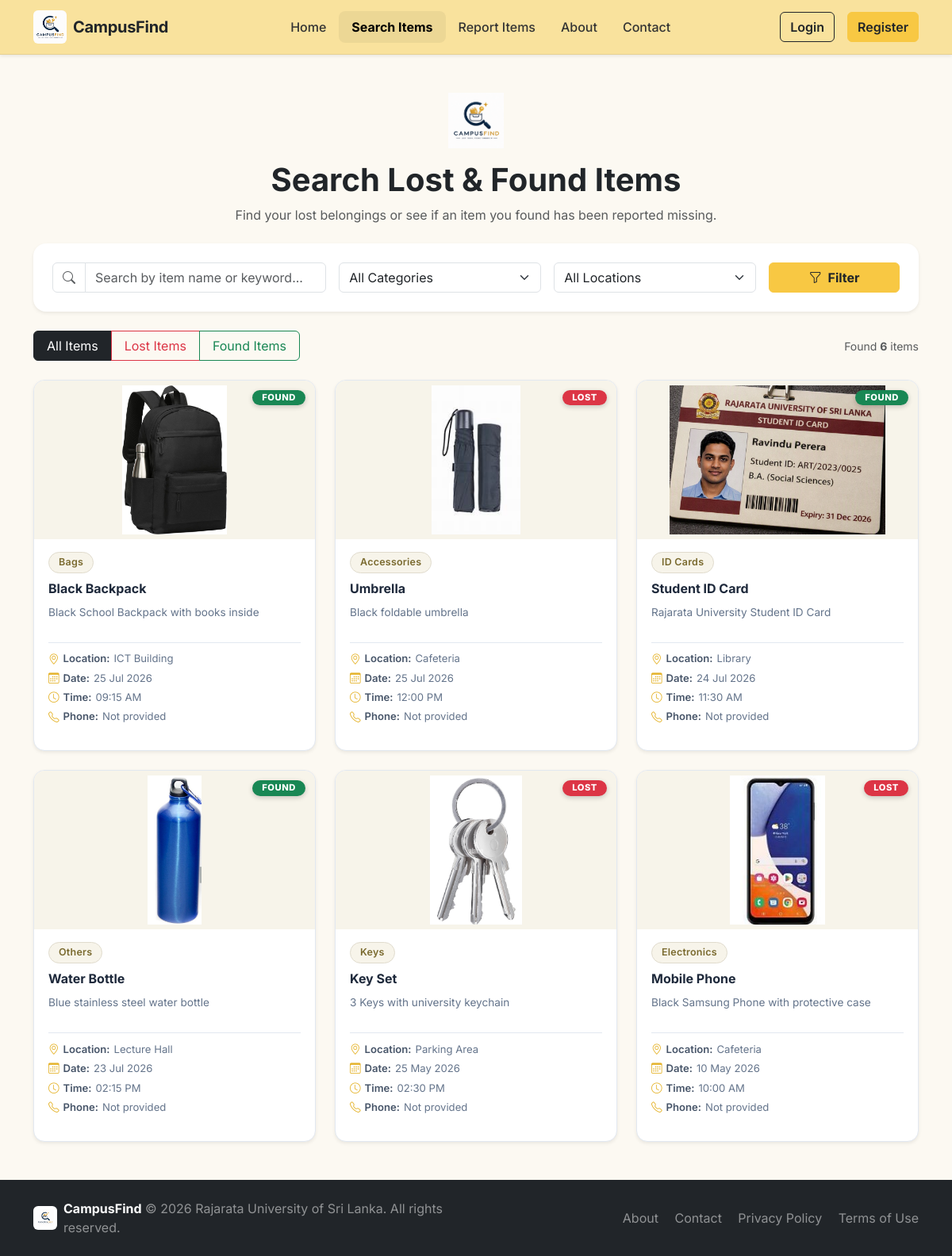
Screenshot of /search.php with the database file from the repository.
### tables this page shows
CREATE TABLE IF NOT EXISTS `items` (
    `item_id` INT AUTO_INCREMENT PRIMARY KEY,
    `user_id` INT DEFAULT NULL,
    `report_type` ENUM('lost', 'found') NOT NULL,
    `item_name` VARCHAR(150) NOT NULL,
    `category` VARCHAR(50) NOT NULL,
    `description` TEXT NOT NULL,
    `location` VARCHAR(100) NOT NULL,
    `event_date` DATE NOT NULL,
    `event_time` TIME DEFAULT NULL,
    `image_path` VARCHAR(255) DEFAULT 'default_item.png',
    `contact_email` VARCHAR(150) NOT NULL,
    `status` ENUM('active', 'claimed', 'resolved') DEFAULT 'active',
    `created_at` TIMESTAMP DEFAULT CURRENT_TIMESTAMP,
    CONSTRAINT `fk_items_user` FOREIGN KEY (`user_id`) REFERENCES `users` (`user_id`) ON DELETE SET NULL
);

### search.php (the view, shortened to what this page needs)
<?php
require_once __DIR__ . '/includes/header.php';
$searchQuery = trim($_GET['q'] ?? '');
$category    = trim($_GET['category'] ?? '');
$location    = trim($_GET['location'] ?? '');
$type        = trim($_GET['type'] ?? 'all');
$sql = "SELECT i.*, u.phone AS owner_phone, u.full_name AS owner_name
        FROM items i
        LEFT JOIN users u ON i.user_id = u.user_id
        WHERE i.status = 'active'";
$params = [];
$sql .= " ORDER BY i.event_date DESC, i.item_id DESC";
$stmt = $pdo->prepare($sql);
$stmt->execute($params);
$items = $stmt->fetchAll();
$categories = ['All Categories', 'Electronics', 'ID Cards', 'Bags', 'Books', 'Clothing', 'Accessories', 'Stationery', 'Keys', 'Others'];
$locations  = ['All Locations', 'Library', 'Cafeteria', 'Lecture Hall', 'Playground', 'Parking Area', 'ICT Building', 'Main Building', 'Hostel', 'Other'];
?>
<section class="container py-5">
    <div class="text-center mb-4">
        <img src="image/logo.png" alt="CampusFind Logo" class="brand-logo mb-3" style="width: 70px; height: 70px; object-fit: contain;">
        <h1 class="fw-bold">Search Lost & Found Items</h1>
        <p class="text-muted">Find your lost belongings or see if an item you found has been reported missing.</p>
    </div>
    <div class="card shadow-sm border-0 rounded-4 p-4 mb-4">
        <form action="search.php" method="GET" class="row g-3">
            <div class="col-lg-4 col-md-6">
                <div class="input-group">
                    <span class="input-group-text bg-white"><i class="bi bi-search text-muted"></i></span>
                    <input type="text" class="form-control" name="q" value="<?= htmlspecialchars($searchQuery) ?>" placeholder="Search by item name or keyword...">
                </div>
            </div>
            <div class="col-lg-3 col-md-6">
                <select class="form-select" name="category">
                    <?php foreach ($categories as $cat): ?>
                        <option value="<?= htmlspecialchars($cat) ?>" <?= ($category === $cat) ? 'selected' : '' ?>>
                            <?= htmlspecialchars($cat) ?>
                        </option>
                    <?php endforeach; ?>
                </select>
            </div>
            <div class="col-lg-3 col-md-6">
                <select class="form-select" name="location">
                    <?php foreach ($locations as $loc): ?>
                        <option value="<?= htmlspecialchars($loc) ?>" <?= ($location === $loc) ? 'selected' : '' ?>>
                            <?= htmlspecialchars($loc) ?>
                        </option>
                    <?php endforeach; ?>
                </select>
            </div>
            <div class="col-lg-2 col-md-6">
                <button type="submit" class="btn btn-warning w-100 fw-bold">
                    <i class="bi bi-funnel me-1"></i> Filter
                </button>
            </div>
        </form>
    </div>
    <div class="d-flex justify-content-between align-items-center flex-wrap gap-2 mb-4">
        <div class="btn-group" role="group">
            <a href="search.php?<?= http_build_query(array_merge($_GET, ['type' => 'all'])) ?>"
               class="btn <?= ($type === 'all') ? 'btn-dark' : 'btn-outline-dark' ?> px-3">
                All Items
            </a>
            <a href="search.php?<?= http_build_query(array_merge($_GET, ['type' => 'lost'])) ?>"
               class="btn <?= ($type === 'lost') ? 'btn-danger' : 'btn-outline-danger' ?> px-3">
                Lost Items
            </a>
            <a href="search.php?<?= http_build_query(array_merge($_GET, ['type' => 'found'])) ?>"
               class="btn <?= ($type === 'found') ? 'btn-success' : 'btn-outline-success' ?> px-3">
                Found Items
            </a>
        </div>
        <span class="text-muted small">
            Found <strong><?= count($items) ?></strong> <?= count($items) === 1 ? 'item' : 'items' ?>
        </span>
    </div>
    <div class="row g-4">
        <?php if (!empty($items)): ?>
            <?php foreach ($items as $item): ?>
                <div class="col-md-6 col-lg-4">
                    <div class="card item-card shadow-sm h-100">
                        <div class="item-img-container">
                            <?php
                                $ignored  = ['logo.png', 'default_item.png'];
                                $imgFile  = !empty($item['image_path']) ? basename($item['image_path']) : '';
                                $imgSrc   = null;
                                if ($imgFile !== '' && !in_array($imgFile, $ignored, true)) {
                                    $up = __DIR__ . '/uploads/' . $imgFile;
                                    $im = __DIR__ . '/image/'   . $imgFile;
                                    if (file_exists($up) && !is_dir($up)) {
                                        $imgSrc = 'uploads/' . htmlspecialchars($imgFile);
                                    } elseif (file_exists($im) && !is_dir($im)) {
                                        $imgSrc = 'image/' . htmlspecialchars($imgFile);
                                    }
                                }
                            ?>
                            <?php if ($imgSrc !== null): ?>
                                <img src="<?= $imgSrc ?>" alt="<?= htmlspecialchars($item['item_name']) ?>">
                            <?php endif; ?>
                            <span class="badge <?= ($item['report_type'] === 'lost') ? 'bg-danger' : 'bg-success' ?> item-type-badge">
                                <?= ucfirst(htmlspecialchars($item['report_type'])) ?>
                            </span>
                        </div>
                        <div class="card-body d-flex flex-column">
                            <span class="category-border-box"><?= htmlspecialchars($item['category']) ?></span>
                            <h5 class="card-title"><?= htmlspecialchars($item['item_name']) ?></h5>
                            <p class="card-text"><?= htmlspecialchars($item['description']) ?></p>
                            <div class="item-meta mb-3">
                                <div><i class="bi bi-geo-alt"></i> <strong>Location:</strong> <?= htmlspecialchars($item['location']) ?></div>
                                <div><i class="bi bi-calendar3"></i> <strong>Date:</strong> <?= date('d M Y', strtotime($item['event_date'])) ?></div>
                                <?php if (!empty($item['event_time'])): ?>
                                <div><i class="bi bi-clock"></i> <strong>Time:</strong> <?= htmlspecialchars(date('h:i A', strtotime($item['event_time']))) ?></div>
                                <?php endif; ?>
                                <div><i class="bi bi-telephone"></i> <strong>Phone:</strong> <?= !empty($item['owner_phone']) ? htmlspecialchars($item['owner_phone']) : 'Not provided' ?></div>
                            </div>
                        </div>
                    </div>
                </div>
            <?php endforeach; ?>
        <?php endif; ?>
    </div>
</section>
<?php require_once __DIR__ . '/includes/footer.php'; ?>

### css/style.css (style rules this page uses)
:root { --primary-yellow: #f8c843; --primary-yellow-hover: #e5b42d; --warm-navbar-bg: #f9e29d; --warm-bg: #fcf9f2; --dark-text: #212529; --card-border: #e2e8f0; --card-radius: 14px; --transition-fast: 0.2s ease; --shadow-sm: 0 2px 8px rgba(0, 0, 0, 0.06); --shadow-hover: 0 12px 32px rgba(0, 0, 0, 0.12); }
body { font-family: 'Inter', -apple-system, BlinkMacSystemFont, "Segoe UI", Roboto, Arial, sans-serif; background-color: var(--warm-bg); color: var(--dark-text); min-height: 100vh; display: flex; flex-direction: column; }
.btn-warning { background-color: var(--primary-yellow) !important; border-color: var(--primary-yellow) !important; color: #212529 !important; font-weight: 600; transition: all var(--transition-fast); }
.item-card { background: #ffffff; border: 1px solid var(--card-border); border-radius: var(--card-radius); overflow: hidden; transition: transform var(--transition-fast), box-shadow var(--transition-fast); box-shadow: var(--shadow-sm); display: flex; flex-direction: column; height: 100%; }
.item-img-container { height: 200px; background-color: #f7f4ea; position: relative; display: flex; align-items: center; justify-content: center; overflow: hidden; flex-shrink: 0; }
.item-img-container img { width: 100%; height: 100%; object-fit: contain; padding: 6px; transition: transform 0.35s ease; }
.item-type-badge { position: absolute; top: 12px; right: 12px; padding: 4px 12px; border-radius: 20px; font-size: 0.7rem; font-weight: 800; text-transform: uppercase; letter-spacing: 0.05em; box-shadow: 0 2px 6px rgba(0, 0, 0, 0.2); }
.item-card .card-body { padding: 16px 18px; display: flex; flex-direction: column; flex: 1; gap: 6px; }
.category-border-box { border: 1px solid #e0dbcd; background-color: #f7f4ea; border-radius: 20px; padding: 3px 12px; font-size: 0.78rem; font-weight: 600; color: #7a6a2f; display: inline-block; align-self: flex-start; margin-bottom: 4px; letter-spacing: 0.02em; }
.item-card .card-title { font-size: 1rem; font-weight: 700; color: #1e293b; margin-bottom: 4px; white-space: nowrap; overflow: hidden; text-overflow: ellipsis; }
.item-card .card-text { font-size: 0.85rem; color: #64748b; display: -webkit-box; -webkit-line-clamp: 2; -webkit-box-orient: vertical; overflow: hidden; text-overflow: ellipsis; min-height: 2.5em; margin-bottom: 4px; flex-grow: 1; }
.item-meta { font-size: 0.82rem; color: #64748b; display: flex; flex-direction: column; gap: 4px; border-top: 1px solid var(--card-border); padding-top: 10px; margin-top: 4px; }
.item-meta div { display: flex; align-items: center; gap: 5px; }
.item-meta i { color: var(--primary-yellow-hover); font-size: 0.85rem; flex-shrink: 0; }
.item-meta strong { color: #475569; font-weight: 600; }

### rows the page displays
items: image_path (picture), report_type "FOUND", category "Bags", item_name "Black Backpack", description "Black School Backpack with books inside", location "ICT Building", event_date "25 Jul 2026", event_time "09:15 AM"
items: image_path (picture), report_type "LOST", category "Accessories", item_name "Umbrella", description "Black foldable umbrella", location "Cafeteria", event_date "25 Jul 2026", event_time "12:00 PM"
items: image_path (picture), report_type "FOUND", category "ID Cards", item_name "Student ID Card", description "Rajarata University Student ID Card", location "Library", event_date "24 Jul 2026", event_time "11:30 AM"
items: image_path (picture), report_type "FOUND", category "Others", item_name "Water Bottle", description "Blue stainless steel water bottle", location "Lecture Hall", event_date "23 Jul 2026", event_time "02:15 PM"
items: image_path (picture), report_type "LOST", category "Keys", item_name "Key Set", description "3 Keys with university keychain", location "Parking Area", event_date "25 May 2026", event_time "02:30 PM"
items: image_path (picture), report_type "LOST", category "Electronics", item_name "Mobile Phone", description "Black Samsung Phone with protective case", location "Cafeteria", event_date "10 May 2026", event_time "10:00 AM"

### other values shown
count($items) "6"
form field category "All Categories"
form field location "All Locations"
